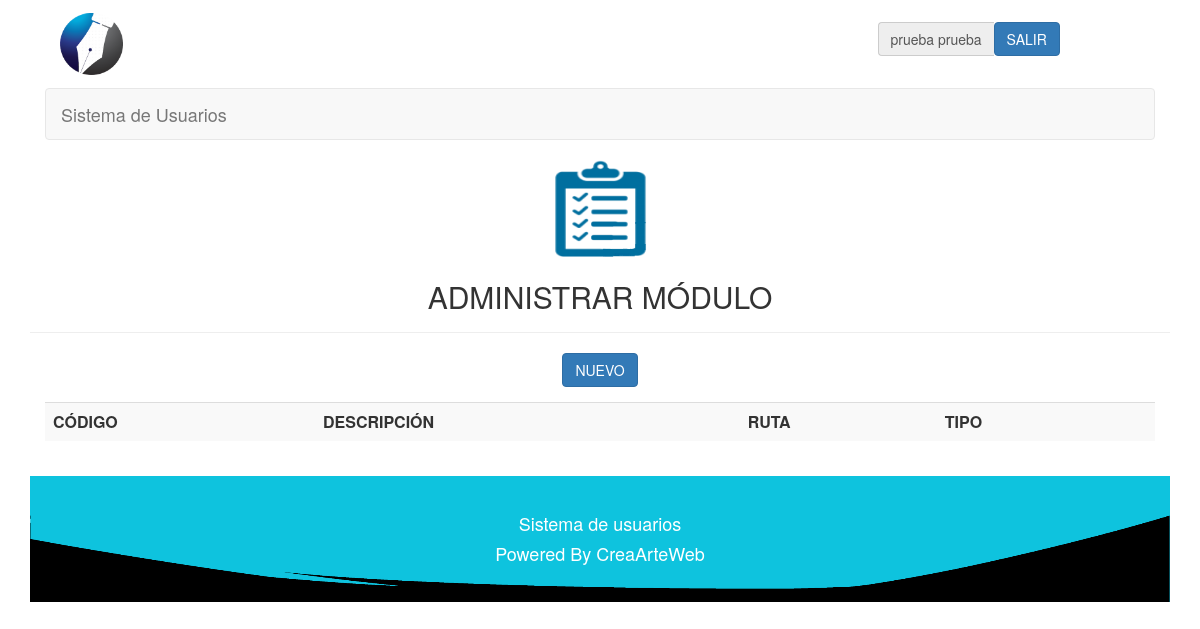
The app's page /php/modulo/modulos.php (signed in), older data.
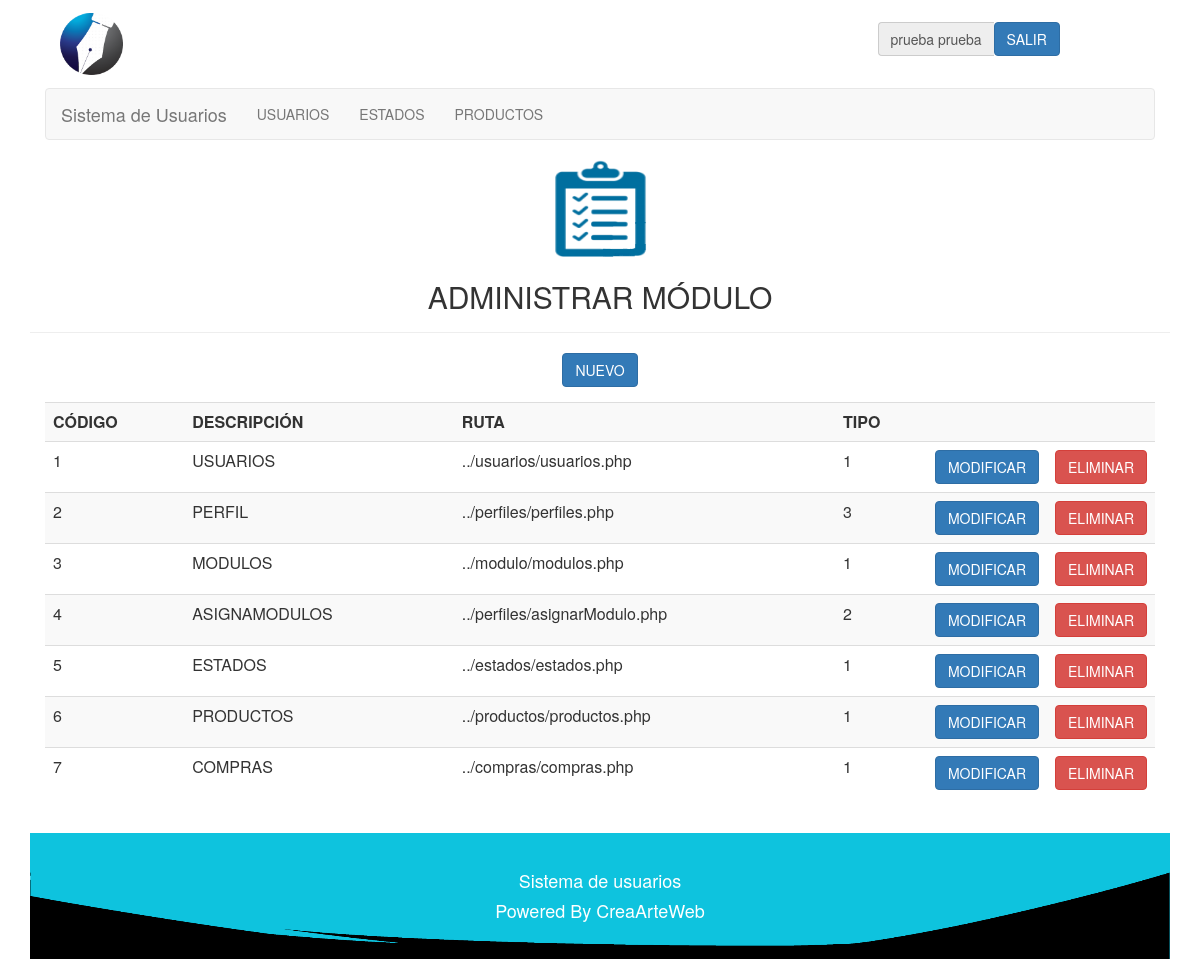
The same page, newer data.
### tables this page shows
CREATE TABLE IF NOT EXISTS `modulo` (
  `codigomodulo` int(10) NOT NULL,
  `descripcion` varchar(40) NOT NULL,
  `ruta` varchar(40) NOT NULL,
  `tipo` int(2) NOT NULL COMMENT '1-normal, 2-submenu, 3-principal submenu',
  PRIMARY KEY (`codigomodulo`)
);

### php/lib/session.php (called while the page is built, shortened)
<?php
	include("../class/Usuario.php");
	include("../class/Modulo.php");
	if (!isset($_SESSION["iniciada"]))
	{
		header( "location:../lib/logout.php" );
	}
	else
	{
		$miUsuario = unserialize( $_SESSION['miUsuario'] );
	}
?>

### php/class/Usuario.php (called while the page is built, shortened)
<?php
	class Usuario
	{
		private $nombre;
		private $apellido;
		private $perfil;
		function getNombre()
		{
			return $this->nombre;
		}
		function getApellido()
		{
			return $this->apellido;
		}
		function getPerfil()
		{
			return $this->perfil;
		}
	}
?>

### php/class/Modulo.php (called while the page is built, shortened)
<?php
	class Modulo
	{
		var $conexion;
		function setConexion ( $conexion )
		{
			$this -> conexion = $conexion;
		}
		function consultarUnModulo( $id )
		{
			$query = "SELECT *
					FROM modulo
					WHERE codigomodulo=$id";
			$this -> conexion -> conectar();
			$this -> conexion -> consultarRegistro( $query );
			$matrix = $this -> conexion->getMatrix();
			return $matrix;
		}
		function consultarModulos( )
		{
			$query = "SELECT * FROM modulo ORDER BY codigomodulo";
			$this -> conexion -> conectar();
			$this -> conexion -> consultarRegistro( $query );
			$matrix = $this -> conexion->getMatrix();
			return $matrix;
		}
		function consultarModulosPerfil( $perfil )
		{
			$query = "SELECT * FROM perfilmodulo WHERE codigoperfil = '$perfil' ORDER BY codigomodulo";
			$this -> conexion -> conectar();
			$this -> conexion -> consultarRegistro( $query );
			$matrix = $this -> conexion->getMatrix();
			return $matrix;
		}
	}
?>

### php/lib/conexion.php (called while the page is built, shortened)
<?php
	class Conexion
	{
		private $servidor;
		private $usuario;
		private $enlace;
		private $consulta;
		function Conexion( $servidor, $bd, $usuario, $pass )
		{
			$this->servidor = $servidor;
			$this->bd = $bd;
			$this->usuario = $usuario;
		}
		function conectar()
		{
			$this->enlace = mysql_connect( $this->servidor, $this->usuario);
		}
		function consultarRegistro( $query )
		{
			$this->consulta = mysql_query( $query, $this->enlace );
		}
		function getMatrix()
		{
			$matrix = array();
			while( $row = mysql_fetch_array( $this->consulta ) )
			{
				$matrix[] = $row;
			}
			return $matrix;
		}
	}
?>

### php/modulo/modulos.php (the view, shortened to what this page needs)
<?php
	include("../lib/session.php");
?>
<html>
	<head>
		<link href = "../../css/estilo.css" rel="stylesheet" type="text/css" />
		<link href="../../css/bootstrap.min.css" rel="stylesheet" type="text/css">
	</head>
	<body>
		<div class="container">
			<div class="col-lg-12 col-md-12 col-sm-12 col-xs-12" id='cabecera'>
				<?php
					include('../lib/barraUsuario.php');
				?>
			</div>
			<div class="col-lg-12 col-md-12 col-sm-12 col-xs-12" id='menu'>
				<?php
					include('../lib/menu.php');
				?>
			</div>
			<div class="page-header" align = "center">
				<image src='../../img/modulo.png' class='img-responsive'>
				<h2>ADMINISTRAR MÓDULO</h2>
			</div>
			<div align="center" class="class="col-lg-12 col-md-12 col-sm-12 col-xs-12"">
				<button type="button" class="btn btn-primary" data-toggle="modal" data-target="#myModal">
					NUEVO
				</button>
			</div>
			<div class="panel-body">
				<div class="table-responsive">
					<table align = "center" cellpadding = "10px" class = "table table-striped table-hover">
						<tr align = "center">
							<th>CÓDIGO</th>
							<th>DESCRIPCIÓN</th>
							<th>RUTA</th>
							<th>TIPO</th>
							<th style="width:20px;"> </th>
							<th style="width:20px;"> </th>
						</tr>
						<?php
							$miModulo = new Modulo( "", "" ,"", "");
							$miModulo->setConexion( $conexion );
							$perfiles = $miModulo -> consultarModulos();
							if( $perfiles )
							foreach( $perfiles as $modulo )
							{
								echo
								"<tr>
									<td>$modulo[0]</td>
									<td>$modulo[1]</td>
									<td>$modulo[2]</td>
									<td>$modulo[3]</td>
									<td><a href='modificarModulo.php?modulo=$modulo[0]'><button type='button' class='btn btn-primary'>MODIFICAR</button></a></td>
									<td><button type='button' class='btn btn-danger' data-toggle='modal' data-target='#modalModulo$modulo[0]'>ELIMINAR</button></td>
								</tr>";
							}
						?>
					</table>
				</div>
			</div>
			<div id="footer" class="col-lg-12 col-md-12 col-sm-12 col-xs-12">
				<?php
					include('../lib/footer.php');
				?>
			</div>
		</div>
	<body>
</html>

### php/lib/barraUsuario.php
<?php
	if(isset($_SESSION["iniciada"]))
	{
		echo
		"<div class='col-lg-1 col-md-1 col-sm-12 col-xs-12'>
			<img src='../../img/logo.png' class='img-responsive logoLogin'>
		</div>
		<div class='barraUsuario input-group col-lg-2 col-md-2 col-lg-offset-9 col-md-offset-9 col-sm-12 col-xs-12'>
	   		<div class='input-group-addon'>".$miUsuario -> getNombre()." ".$miUsuario -> getApellido()."</div>
	  		<a href = '../lib/logout.php'><button type='submit'class='btn btn-primary'>SALIR</button></a>
	    </div>";
	}
?>

### php/lib/menu.php (shortened to what this page needs)
<nav class="navbar navbar-default">
	<div class="container-fluid">
		<div class="navbar-header">
		  	<a class="navbar-brand" href="../lib/home.php">
			  	Sistema de Usuarios
		  	</a>
		</div>
		<div class="collapse navbar-collapse" id="bs-example-navbar-collapse-1">
			<ul class="nav navbar-nav">
				<?php
					$miModulo = new Modulo( "", "", "", "" );
					$miModulo -> setConexion( $conexion );
					$modulosPerfil = $miModulo -> consultarModulosPerfil( $miUsuario->getPerfil() );
					if( $modulosPerfil )
					foreach( $modulosPerfil as $moduloP )
					{
						$modulo = $miModulo->consultarUnModulo( $moduloP[2] );
						if( $modulo )
						foreach( $modulo as $modulo2 )
						{
							if( $modulo2['3'] == 1  )
							{
								echo "<li class='divider-vertical'><a href='".$modulo2['2']."'>".$modulo2['1']."</a></li>";
							}
						}
					}
				?>
		  	</ul>
		</div>
	</div>
</nav>

### php/lib/footer.php
<div class='row' align='center'>
	<h4>Sistema de usuarios</h4>
	<h4>Powered By CreaArteWeb</h4>
</div>

### css/estilo.css (style rules this page uses)
#footer { background-color: #0EC3DE; background-repeat: no-repeat; background-position: center; padding: 2em 0 2em 0; text-align: center; background-image: url('../img/footer.png'); background-size: 100% 100%; color: #FFF; }
@media screen and (min-width:310px) { .logoLogin { margin: 0 auto; width: 30%; } }
@media screen and (min-width:310px) { .barraUsuario { padding: 5%; } }
@media screen and (min-width:470px) { .logoLogin { margin: 0 auto; width: 20%; } }
@media screen and (min-width:1014px) { .logoLogin { margin-top: 20%; margin-bottom: 20%; width: 100%; } }
@media screen and (min-width:1014px) { .barraUsuario { padding: 2%; } }

Row changes from the older to the newer data that the page shows:
added modulo: descripcion "USUARIOS", codigomodulo "1", ruta "../usuarios/usuarios.php", tipo "1"
added modulo: descripcion "ESTADOS", codigomodulo "5", ruta "../estados/estados.php", tipo "1"
added modulo: descripcion "PRODUCTOS", codigomodulo "6", ruta "../productos/productos.php", tipo "1"
added modulo: codigomodulo "2", descripcion "PERFIL", ruta "../perfiles/perfiles.php", tipo "3", shown under "ADMINISTRAR MÓDULO"
added modulo: codigomodulo "3", descripcion "MODULOS", ruta "../modulo/modulos.php", tipo "1", shown under "ADMINISTRAR MÓDULO"
added modulo: codigomodulo "4", descripcion "ASIGNAMODULOS", ruta "../perfiles/asignarModulo.php", tipo "2", shown under "ADMINISTRAR MÓDULO"
added modulo: codigomodulo "7", descripcion "COMPRAS", ruta "../compras/compras.php", tipo "1", shown under "ADMINISTRAR MÓDULO"
